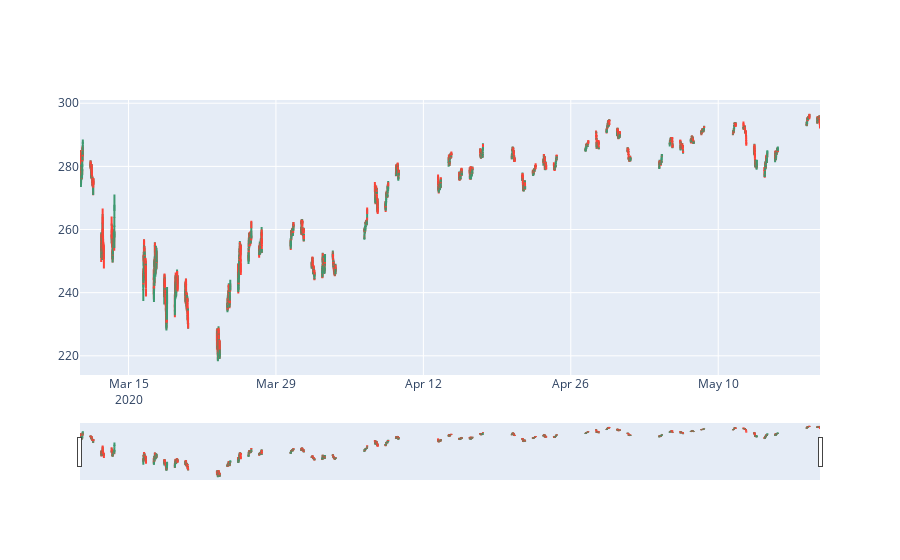

Notebook code cell kept with this figure:
### Code cell
def convert_iso_NY_datetime(date):
    from_zone = tz.gettz('UTC')
    to_zone = tz.gettz('America/New_York')
    utc = dt.datetime.strptime(date,"%Y-%m-%dT%H:%M:%SZ")
    utc = utc.replace(tzinfo=from_zone)
    central = utc.astimezone(to_zone)
    return central
df = pd.read_csv('spy5min.csv')
df['Date'] = data['Date'].apply(convert_iso_NY_datetime)

fig = go.Figure(data=go.Ohlc(x=df['Date'],
                open=df['Open'],
                high=df['High'],
                low=df['Low'],
                close=df['Close'],
                hoverinfo='text'))
fig.show()

### Figure 1 — Plotly figure (JSON) as saved in the notebook; plotly's stock layout.template omitted (floating-point values rounded to 4 significant figures; data arrays with more than 128 entries replaced by an {"elided": "..."} marker saying what was removed)
{"data": [{"close": {"elided": "3894 float values"}, "high": {"elided": "3894 float values"}, "hoverinfo": "text", "low": {"elided": "3894 float values"}, "open": {"elided": "3894 float values"}, "type": "ohlc", "x": {"elided": "3894 str values"}}], "layout": {}}
